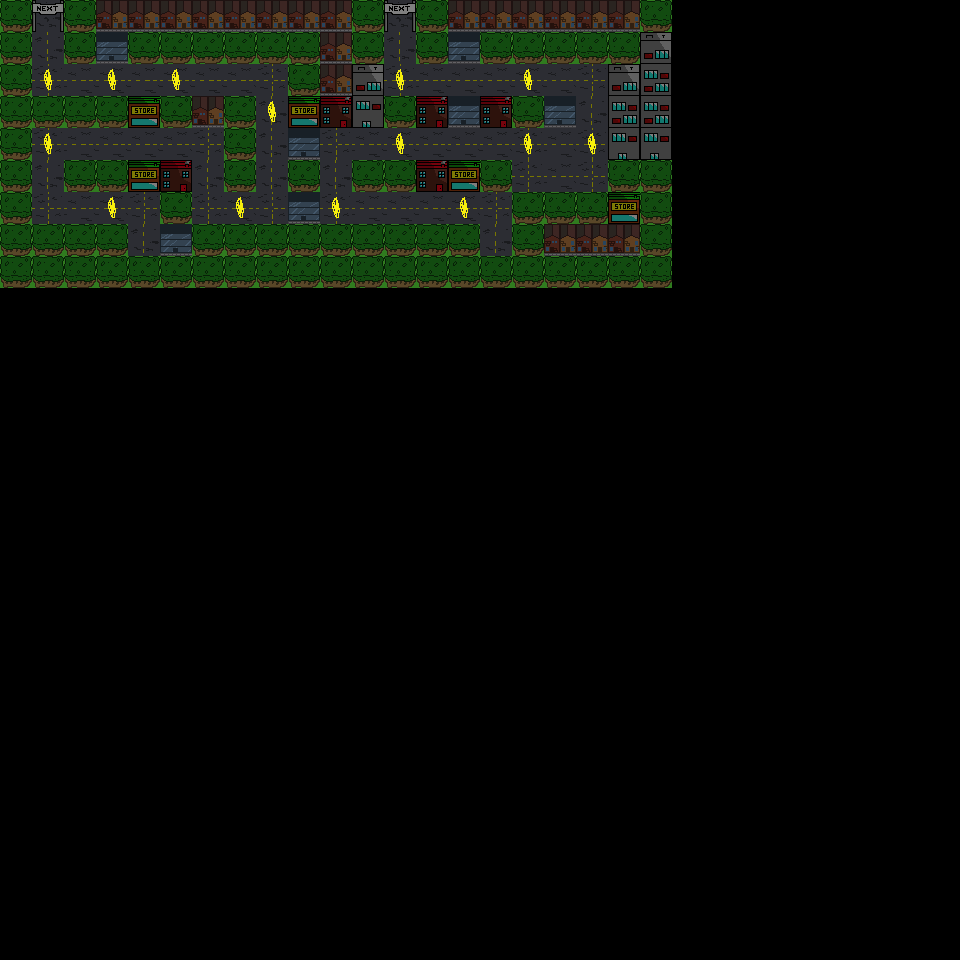

The image is a tile-based game level rendered from a .tmx file. Its description and source (layers, tilesets, objects; grid data summarised) follow:
An orthogonal 30x30 tile map with 32x32 px tiles, 2 tile layers (Draw Layer, Collectibles), 1 hidden layer not drawn, 2 tilesets.

<map version="1.0" orientation="orthogonal" width="30" height="30" tilewidth="32" tileheight="32">
 <tileset firstgid="1" name="tiles" tilewidth="32" tileheight="32">
  <image source="../backgrounds/test_tiles.png" width="384" height="32" />
  <tile id="0">
   <properties>
    <property name="" value="" />
    <property name="obstacle" value="true" />
    <property name="ref" value="wall" />
   </properties>
  </tile>
  <tile id="1">
   <properties>
    <property name="class" value="gate" />
    <property name="type" value="1" />
   </properties>
  </tile>
  <tile id="2">
   <properties>
    <property name="button" value="true" />
    <property name="ref" value="main" />
   </properties>
  </tile>
  <tile id="3">
   <properties>
    <property name="class" value="gate" />
    <property name="state" value="off" />
    <property name="type" value="0" />
   </properties>
  </tile>
  <tile id="4">
   <properties>
    <property name="index" value="0" />
    <property name="spawnPlayer" value="true" />
   </properties>
  </tile>
  <tile id="5">
   <properties>
    <property name="teleportPlayer" value="next" />
   </properties>
  </tile>
  <tile id="6">
   <properties>
    <property name="class" value="light" />
    <property name="type" value="0" />
   </properties>
  </tile>
  <tile id="7">
   <properties>
    <property name="class" value="light" />
    <property name="type" value="1" />
   </properties>
  </tile>
  <tile id="8">
   <properties>
    <property name="teleportPlayer" value="prev" />
   </properties>
  </tile>
  <tile id="9">
   <properties>
    <property name="collectible" value="true" />
    <property name="draw" value="false" />
    <property name="modifier" value="100" />
   </properties>
  </tile>
  <tile id="10">
   <properties>
    <property name="index" value="1" />
    <property name="spawnPlayer" value="true" />
   </properties>
  </tile>
  <tile id="11">
   <properties>
    <property name="draw" value="true" />
   </properties>
  </tile>
 </tileset>
 <tileset firstgid="13" name="draw" tilewidth="32" tileheight="32">
  <image source="../backgrounds/draw_tiles.png" trans="ff00ff" width="608" height="32" />
  <tile id="0">
   <properties>
    <property name="draw" value="true" />
   </properties>
  </tile>
  <tile id="1">
   <properties>
    <property name="draw" value="true" />
   </properties>
  </tile>
  <tile id="2">
   <properties>
    <property name="draw" value="true" />
   </properties>
  </tile>
  <tile id="3">
   <properties>
    <property name="draw" value="true" />
   </properties>
  </tile>
  <tile id="4">
   <properties>
    <property name="draw" value="true" />
   </properties>
  </tile>
  <tile id="5">
   <properties>
    <property name="draw" value="true" />
   </properties>
  </tile>
  <tile id="8">
   <properties>
    <property name="draw" value="true" />
   </properties>
  </tile>
  <tile id="9">
   <properties>
    <property name="draw" value="true" />
   </properties>
  </tile>
  <tile id="14">
   <properties>
    <property name="draw" value="true" />
   </properties>
  </tile>
  <tile id="15">
   <properties>
    <property name="draw" value="true" />
   </properties>
  </tile>
  <tile id="16">
   <properties>
    <property name="draw" value="true" />
   </properties>
  </tile>
  <tile id="17">
   <properties>
    <property name="draw" value="true" />
   </properties>
  </tile>
  <tile id="18">
   <properties>
    <property name="draw" value="true" />
   </properties>
  </tile>
 </tileset>
 <layer name="Draw Layer" width="30" height="30" opacity="0.5">
  <data>[900 cells, 189 non-empty, 12 distinct tile ids]</data>
 </layer>
 <layer name="Primary Layer" width="30" height="30" visible="0">
  <data>[900 cells, 156 non-empty, 10 distinct tile ids]</data>
 </layer>
 <layer name="Collectibles" width="30" height="30">
  <data>[900 cells, 14 non-empty, 1 distinct tile ids]</data>
 </layer>
</map>
